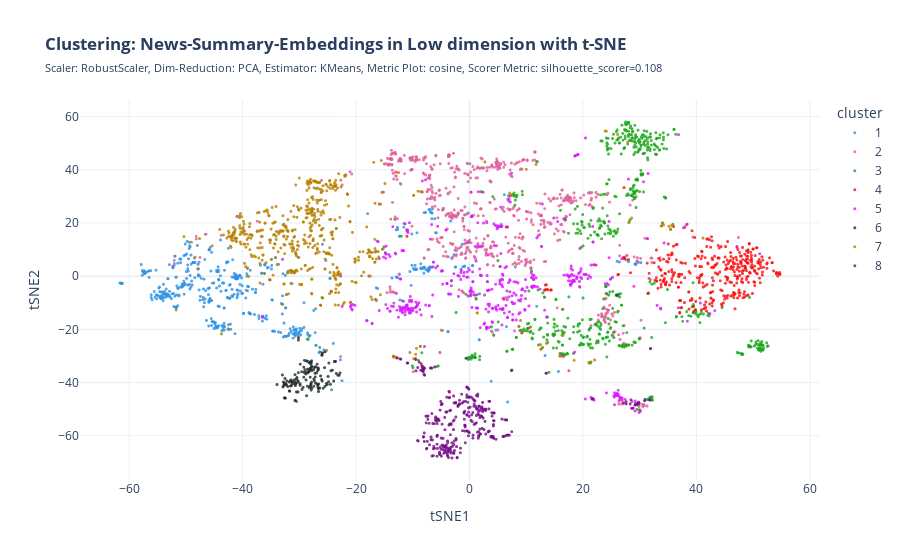
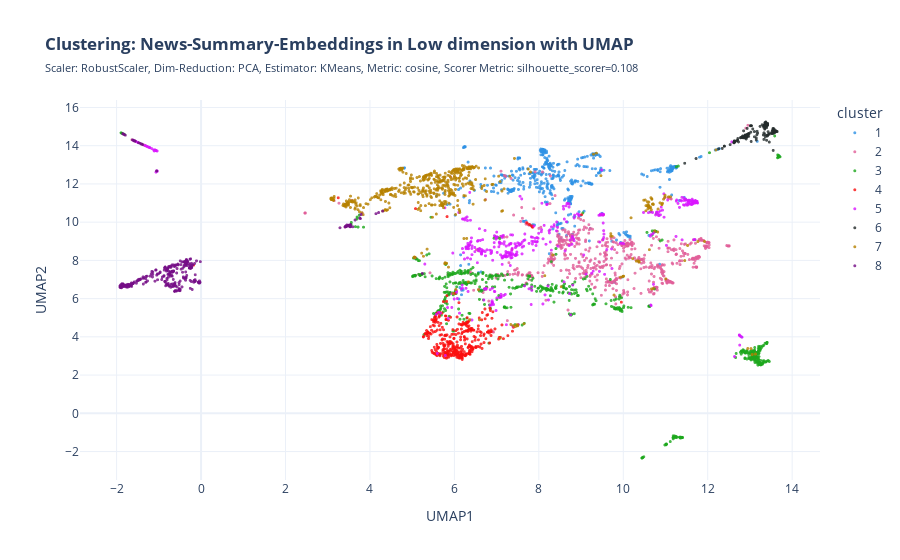

These figures' notebook cell, in order:
### Code cell
tsne_plot_2d(df_embed, best_model.best_estimator_, silhouette_scorer, "cosine")
umap_plot_2d(df_embed, best_model.best_estimator_, silhouette_scorer, "cosine")

### Figure 1 — Plotly figure (JSON) as saved in the notebook; plotly's stock layout.template omitted (floating-point values rounded to 4 significant figures; data arrays with more than 128 entries replaced by an {"elided": "..."} marker saying what was removed)
{"data": [{"hovertemplate": "cluster=1<br>tSNE1=%{x}<br>tSNE2=%{y}<extra></extra>", "legendgroup": "1", "marker": {"color": "#2E91E5", "opacity": 0.8, "size": 3, "symbol": "circle"}, "mode": "markers", "name": "1", "showlegend": true, "type": "scattergl", "x": {"elided": "507 float values"}, "xaxis": "x", "y": {"elided": "507 float values"}, "yaxis": "y"}, {"hovertemplate": "cluster=2<br>tSNE1=%{x}<br>tSNE2=%{y}<extra></extra>", "legendgroup": "2", "marker": {"color": "#E15F99", "opacity": 0.8, "size": 3, "symbol": "circle"}, "mode": "markers", "name": "2", "showlegend": true, "type": "scattergl", "x": {"elided": "645 float values"}, "xaxis": "x", "y": {"elided": "645 float values"}, "yaxis": "y"}, {"hovertemplate": "cluster=3<br>tSNE1=%{x}<br>tSNE2=%{y}<extra></extra>", "legendgroup": "3", "marker": {"color": "#1CA71C", "opacity": 0.8, "size": 3, "symbol": "circle"}, "mode": "markers", "name": "3", "showlegend": true, "type": "scattergl", "x": {"elided": "621 float values"}, "xaxis": "x", "y": {"elided": "621 float values"}, "yaxis": "y"}, {"hovertemplate": "cluster=4<br>tSNE1=%{x}<br>tSNE2=%{y}<extra></extra>", "legendgroup": "4", "marker": {"color": "#FB0D0D", "opacity": 0.8, "size": 3, "symbol": "circle"}, "mode": "markers", "name": "4", "showlegend": true, "type": "scattergl", "x": {"elided": "354 float values"}, "xaxis": "x", "y": {"elided": "354 float values"}, "yaxis": "y"}, {"hovertemplate": "cluster=5<br>tSNE1=%{x}<br>tSNE2=%{y}<extra></extra>", "legendgroup": "5", "marker": {"color": "#DA16FF", "opacity": 0.8, "size": 3, "symbol": "circle"}, "mode": "markers", "name": "5", "showlegend": true, "type": "scattergl", "x": {"elided": "433 float values"}, "xaxis": "x", "y": {"elided": "433 float values"}, "yaxis": "y"}, {"hovertemplate": "cluster=6<br>tSNE1=%{x}<br>tSNE2=%{y}<extra></extra>", "legendgroup": "6", "marker": {"color": "#222A2A", "opacity": 0.8, "size": 3, "symbol": "circle"}, "mode": "markers", "name": "6", "showlegend": true, "type": "scattergl", "x": {"elided": "138 float values"}, "xaxis": "x", "y": {"elided": "138 float values"}, "yaxis": "y"}, {"hovertemplate": "cluster=7<br>tSNE1=%{x}<br>tSNE2=%{y}<extra></extra>", "legendgroup": "7", "marker": {"color": "#B68100", "opacity": 0.8, "size": 3, "symbol": "circle"}, "mode": "markers", "name": "7", "showlegend": true, "type": "scattergl", "x": {"elided": "539 float values"}, "xaxis": "x", "y": {"elided": "539 float values"}, "yaxis": "y"}, {"hovertemplate": "cluster=8<br>tSNE1=%{x}<br>tSNE2=%{y}<extra></extra>", "legendgroup": "8", "marker": {"color": "#750D86", "opacity": 0.8, "size": 3, "symbol": "circle"}, "mode": "markers", "name": "8", "showlegend": true, "type": "scattergl", "x": {"elided": "314 float values"}, "xaxis": "x", "y": {"elided": "314 float values"}, "yaxis": "y"}], "layout": {"legend": {"title": {"text": "cluster"}, "tracegroupgap": 0}, "title": {"text": "<b>Clustering: News-Summary-Embeddings in Low dimension with t-SNE</b><br><span style='font-size: 11px;'>Scaler: RobustScaler, Dim-Reduction: PCA, Estimator: KMeans, Metric Plot: cosine, Scorer Metric: silhouette_scorer=0.108</span>"}, "xaxis": {"anchor": "y", "domain": [0, 1], "title": {"text": "tSNE1"}}, "yaxis": {"anchor": "x", "domain": [0, 1], "title": {"text": "tSNE2"}}}}

### Figure 2 — Plotly figure (JSON) as saved in the notebook; plotly's stock layout.template omitted (floating-point values rounded to 4 significant figures; data arrays with more than 128 entries replaced by an {"elided": "..."} marker saying what was removed)
{"data": [{"hovertemplate": "cluster=1<br>UMAP1=%{x}<br>UMAP2=%{y}<extra></extra>", "legendgroup": "1", "marker": {"color": "#2E91E5", "opacity": 0.8, "size": 3, "symbol": "circle"}, "mode": "markers", "name": "1", "showlegend": true, "type": "scattergl", "x": {"elided": "508 float values"}, "xaxis": "x", "y": {"elided": "508 float values"}, "yaxis": "y"}, {"hovertemplate": "cluster=2<br>UMAP1=%{x}<br>UMAP2=%{y}<extra></extra>", "legendgroup": "2", "marker": {"color": "#E15F99", "opacity": 0.8, "size": 3, "symbol": "circle"}, "mode": "markers", "name": "2", "showlegend": true, "type": "scattergl", "x": {"elided": "643 float values"}, "xaxis": "x", "y": {"elided": "643 float values"}, "yaxis": "y"}, {"hovertemplate": "cluster=3<br>UMAP1=%{x}<br>UMAP2=%{y}<extra></extra>", "legendgroup": "3", "marker": {"color": "#1CA71C", "opacity": 0.8, "size": 3, "symbol": "circle"}, "mode": "markers", "name": "3", "showlegend": true, "type": "scattergl", "x": {"elided": "621 float values"}, "xaxis": "x", "y": {"elided": "621 float values"}, "yaxis": "y"}, {"hovertemplate": "cluster=4<br>UMAP1=%{x}<br>UMAP2=%{y}<extra></extra>", "legendgroup": "4", "marker": {"color": "#FB0D0D", "opacity": 0.8, "size": 3, "symbol": "circle"}, "mode": "markers", "name": "4", "showlegend": true, "type": "scattergl", "x": {"elided": "355 float values"}, "xaxis": "x", "y": {"elided": "355 float values"}, "yaxis": "y"}, {"hovertemplate": "cluster=5<br>UMAP1=%{x}<br>UMAP2=%{y}<extra></extra>", "legendgroup": "5", "marker": {"color": "#DA16FF", "opacity": 0.8, "size": 3, "symbol": "circle"}, "mode": "markers", "name": "5", "showlegend": true, "type": "scattergl", "x": {"elided": "434 float values"}, "xaxis": "x", "y": {"elided": "434 float values"}, "yaxis": "y"}, {"hovertemplate": "cluster=6<br>UMAP1=%{x}<br>UMAP2=%{y}<extra></extra>", "legendgroup": "6", "marker": {"color": "#222A2A", "opacity": 0.8, "size": 3, "symbol": "circle"}, "mode": "markers", "name": "6", "showlegend": true, "type": "scattergl", "x": {"elided": "138 float values"}, "xaxis": "x", "y": {"elided": "138 float values"}, "yaxis": "y"}, {"hovertemplate": "cluster=7<br>UMAP1=%{x}<br>UMAP2=%{y}<extra></extra>", "legendgroup": "7", "marker": {"color": "#B68100", "opacity": 0.8, "size": 3, "symbol": "circle"}, "mode": "markers", "name": "7", "showlegend": true, "type": "scattergl", "x": {"elided": "539 float values"}, "xaxis": "x", "y": {"elided": "539 float values"}, "yaxis": "y"}, {"hovertemplate": "cluster=8<br>UMAP1=%{x}<br>UMAP2=%{y}<extra></extra>", "legendgroup": "8", "marker": {"color": "#750D86", "opacity": 0.8, "size": 3, "symbol": "circle"}, "mode": "markers", "name": "8", "showlegend": true, "type": "scattergl", "x": {"elided": "313 float values"}, "xaxis": "x", "y": {"elided": "313 float values"}, "yaxis": "y"}], "layout": {"legend": {"title": {"text": "cluster"}, "tracegroupgap": 0}, "title": {"text": "<b>Clustering: News-Summary-Embeddings in Low dimension with UMAP</b><br><span style='font-size: 11px;'>Scaler: RobustScaler, Dim-Reduction: PCA, Estimator: KMeans, Metric: cosine, Scorer Metric: silhouette_scorer=0.108</span>"}, "xaxis": {"anchor": "y", "domain": [0, 1], "title": {"text": "UMAP1"}}, "yaxis": {"anchor": "x", "domain": [0, 1], "title": {"text": "UMAP2"}}}}
